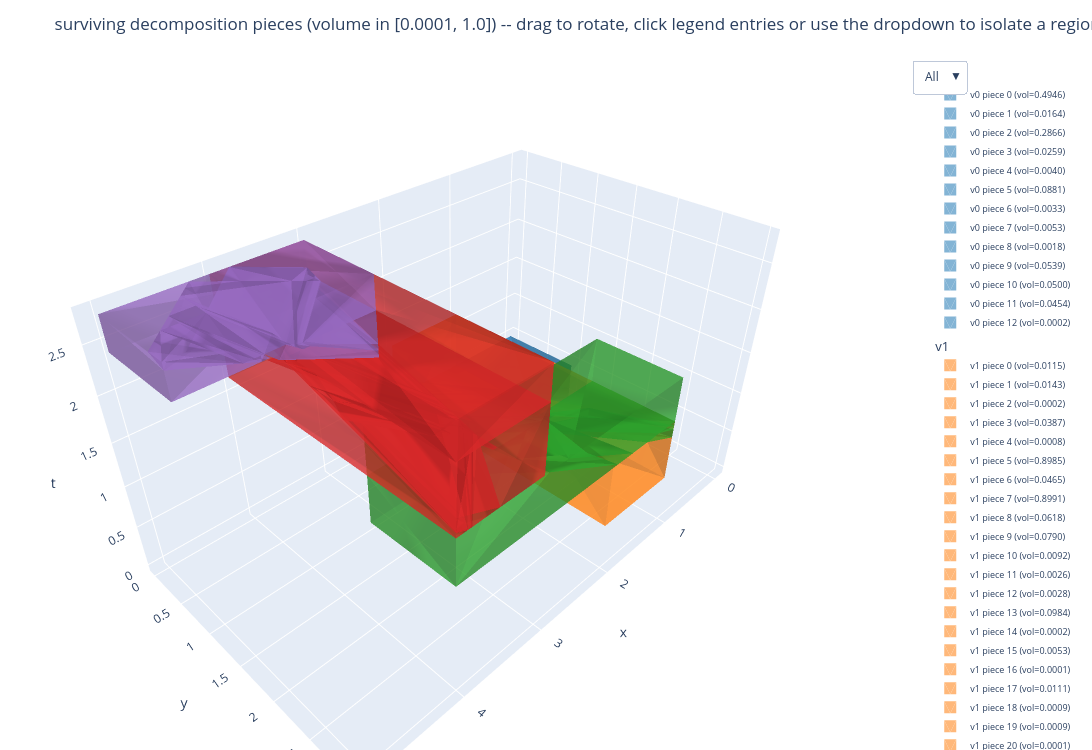

Notebook code cell kept with this figure:
### Markdown cell above
Every surviving piece gets its own legend entry, grouped by region -- click any entry
to show/hide just that one piece (the legend defaults to grouped-click, which would
toggle a whole region at once; `groupclick="toggleitem"` below overrides that so each
piece is independently selectable).

A dropdown (top right) jumps straight to one region -- "All" restores everything,
"v0".."v4" hides every other region's pieces in one click. It drives the same
`visible` property the legend clicks do, so the two compose: pick a region from the
dropdown, then fine-tune individual pieces from the legend.

**One shared 3D scene, not one subplot per region** -- an earlier version used
`make_subplots` with a separate `scene` per region, but hiding a region's traces
there just leaves its panel sitting empty (the subplot's own axes/grid/title stay,
only the content vanishes), which reads as "nothing happened." With everything in a
single scene, hiding a region's pieces makes them actually disappear from the one
view instead of leaving a dead panel behind. Pieces are colored by region here (all
of a region's pieces share a color) so the "All" view stays legible; the dropdown is
what does the real decluttering.

### Code cell
region_cols = [r for r in sorted(survivors) if survivors[r]]

fig_decomp = go.Figure()

for region_idx, root_name in enumerate(region_cols):
    color = REGION_COLORS[region_idx % len(REGION_COLORS)]
    for i, (v, vol) in enumerate(survivors[root_name]):
        verts = piece_verts(v.st_hpoly)
        trace = hull_mesh3d(
            verts, color, 0.55, f"{root_name} piece {i} (vol={vol:.4f})",
            showlegend=True, legendgroup=root_name,
            legendgrouptitle=root_name if i == 0 else None,
        )
        fig_decomp.add_trace(trace)

# dropdown: pick one region to isolate, or "All" to restore every piece. Drives the
# same per-trace `visible` flag the legend clicks toggle, via one `restyle` per button.
n_traces = len(fig_decomp.data)
trace_regions = [t.legendgroup for t in fig_decomp.data]
dropdown_buttons = [dict(label="All", method="restyle", args=[{"visible": [True] * n_traces}])]
for root_name in region_cols:
    dropdown_buttons.append(dict(
        label=root_name, method="restyle",
        args=[{"visible": [g == root_name for g in trace_regions]}],
    ))

fig_decomp.update_layout(
    title=f"surviving decomposition pieces (volume in [{VOL_LO}, {VOL_HI}]) -- "
          f"drag to rotate, click legend entries or use the dropdown to isolate a region",
    scene=dict(xaxis_title="x", yaxis_title="y", zaxis_title="t"),
    legend=dict(groupclick="toggleitem", font=dict(size=9), tracegroupgap=4),
    updatemenus=[dict(
        type="dropdown", buttons=dropdown_buttons, showactive=True,
        x=1.0, xanchor="left", y=1.0, yanchor="top",
    )],
    height=750, width=1100, margin=dict(l=0, r=180, t=60, b=0),
)
fig_decomp
